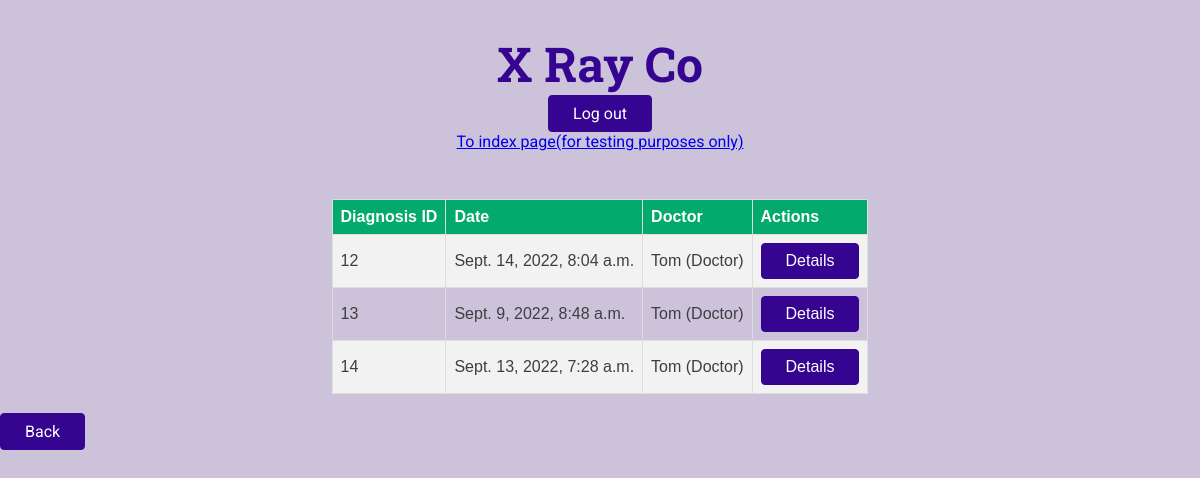
/NurseViewPatientProfile/s9672233h, run on the app's committed database.
### website/models.py (models this page shows, shortened)
class Diagnosis(models.Model):
    D_PatientID = models.OneToOneField(CaseReport, on_delete=models.CASCADE)
    D_DateTime = models.DateTimeField(auto_now=True)
    D_EmployeeID = models.ForeignKey(Employee, on_delete=models.CASCADE)
    D_SymptomRisk = models.CharField(max_length=30)
    D_XRayRisk = models.CharField(max_length=30)
    D_CovidDiagnosis = models.CharField(max_length=50, choices=COVID_CHOICES, default='positive')
    D_Medication = models.TextField(blank=True, null=True)
    D_dr_queue = models.BooleanField(default=True)
    D_xr_queue = models.BooleanField(default=False)

class Employee(models.Model):
    E_Password = models.CharField(max_length=30)
    E_Name = models.CharField(max_length=30)
    E_Phone = models.CharField(max_length=30)
    E_Email = models.CharField(max_length=30)
    E_RoleName = models.ForeignKey(Role, on_delete=models.CASCADE)
    def __str__(self):
        return f"{self.E_Name} ({self.E_RoleName})"

class Role(models.Model):
    R_RoleName = models.CharField(max_length=20)
    def __str__(self):
        return self.R_RoleName

### website/views.py (the view)
# urls.py: path('NurseViewPatientProfile/<slug:P_slug>', views.NurseViewPatientProfile),
def NurseViewPatientProfile(request, P_slug):
    patient_history = Diagnosis.objects.filter(D_PatientID__CR_PatientID__P_slug=P_slug)
    context = {'patient_history': patient_history}
    return render(request, 'website/NurseViewPatientProfile.html', context)

### website/templates/website/NurseViewPatientProfile.html (shortened to what this page needs)
{% extends 'website/base/base.html' %}
{% block body %}
    {% if patient_history %}
        <table class="content-table">
            <tr>
                <th>Diagnosis ID</th>
                <th>Date</th>
                <th>Doctor</th>
                <th>Actions</th>
            </tr>
            {% for i in patient_history %}
                <tr>
                    <td>{{i.id}}</td>
                    <td>{{i.D_DateTime}}</td>
                    <td>{{i.D_EmployeeID}}</td>
                    <td><a href="/NurseViewPatientDiagnosis/{{ i.id }}"><button>Details</button></a></td>
                </tr>
            {% endfor %}
        </table>
    {% else %}
        <p>Patient has no prior history.</p>
    {% endif %}
    <br>
    <div>
        <a href="/NurseHomepage/"><button>Back</button></a>
    </div>
{% endblock %}

### website/static/website/styles/base.css (style rules this page uses)
* { box-sizing: border-box; }
body { font-family: 'Roboto', sans-serif; margin: 0; background-color: #ccc3db; color: #3e3e41; }
button, .btn { cursor: pointer; font: inherit; padding: 0.5rem 1.5rem; background-color: #350490; border: 1px solid #350490; color: white; border-radius: 4px; text-decoration: none; }

### website/templates/website/base/base.html (style rules this page uses)
.content-table { font-family: Arial, Helvetica, sans-serif; border-collapse: collapse; margin-left:auto; margin-right:auto; }
.content-table td, .content-table th { border: 1px solid #ddd; padding: 8px; }
.content-table tr:nth-child(even) { background-color: #f2f2f2; }
.content-table th { padding-top: 8px; padding-bottom: 8px; text-align: left; background-color: #04AA6D; color: white; }

### data on the page
Diagnosis: id "12", D_DateTime "Sept. 14, 2022, 8:04 a.m.", D_EmployeeID "Tom (Doctor)"
Diagnosis: id "13", D_DateTime "Sept. 9, 2022, 8:48 a.m.", D_EmployeeID "Tom (Doctor)"
Diagnosis: id "14", D_DateTime "Sept. 13, 2022, 7:28 a.m.", D_EmployeeID "Tom (Doctor)"
